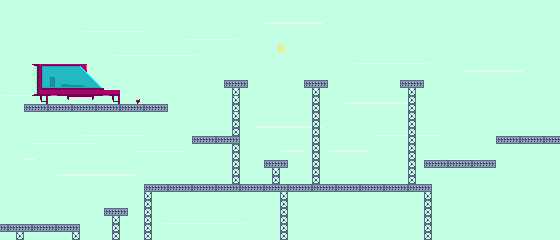

Tiled map render using the project's own tile images. Description and the map definition, with tile-layer contents summarised, below:
An orthogonal 70x30 tile map with 8x8 px tiles, 2 tile layers (background, graphics), 3 tilesets and 20 objects.

<map version="1.2" tiledversion="1.2.4" orientation="orthogonal" renderorder="right-down" width="70" height="30" tilewidth="8" tileheight="8" infinite="0" nextlayerid="26" nextobjectid="106">
 <tileset firstgid="1" name="tileset_lv1" tilewidth="8" tileheight="8" tilecount="256" columns="16">
  <image source="tileset_world1.png" trans="000000" width="128" height="128" />
 </tileset>
 <tileset firstgid="257" name="spaceship" tilewidth="8" tileheight="8" tilecount="110" columns="11">
  <image source="spaceship.png" trans="003039" width="88" height="80" />
  <tile id="55">
   <animation>
    <frame tileid="55" duration="200" />
    <frame tileid="0" duration="200" />
    <frame tileid="1" duration="200" />
   </animation>
  </tile>
  <tile id="66">
   <animation>
    <frame tileid="66" duration="200" />
    <frame tileid="11" duration="200" />
    <frame tileid="12" duration="200" />
   </animation>
  </tile>
  <tile id="77">
   <animation>
    <frame tileid="77" duration="200" />
    <frame tileid="22" duration="200" />
    <frame tileid="23" duration="200" />
   </animation>
  </tile>
  <tile id="88">
   <animation>
    <frame tileid="88" duration="200" />
    <frame tileid="33" duration="200" />
    <frame tileid="34" duration="200" />
   </animation>
  </tile>
 </tileset>
 <tileset firstgid="367" name="accelerator" tilewidth="4" tileheight="5" tilecount="1" columns="1">
  <image source="accelerator.png" trans="003039" width="4" height="5" />
 </tileset>
 <layer id="24" name="background" width="70" height="30">
  <data>[2100 cells, 2100 non-empty, 1 distinct tile ids]</data>
 </layer>
 <layer id="25" name="graphics" width="70" height="30">
  <data>[2100 cells, 2032 non-empty, 72 distinct tile ids]</data>
 </layer>
 <objectgroup id="7" name="ground">
  <object id="15" x="0" y="48" width="8" height="174.5" />
  <object id="63" x="144" y="184" width="287.5" height="8" />
  <object id="76" x="0" y="224" width="80" height="8" />
  <object id="81" x="264" y="160" width="24" height="8" />
  <object id="87" x="192" y="136" width="48" height="8" />
  <object id="92" x="24" y="104" width="144" height="8" />
  <object id="95" x="224" y="80" width="24" height="8" />
  <object id="96" x="304" y="80" width="24" height="8" />
  <object id="97" x="400" y="80" width="24" height="8" />
  <object id="98" x="424" y="160" width="72" height="8" />
  <object id="99" x="496" y="136" width="64" height="8" />
  <object id="100" x="552" y="72" width="8" height="64" />
  <object id="105" x="104" y="208" width="24" height="8" />
 </objectgroup>
 <objectgroup id="8" name="enemies">
  <object id="94" x="384" y="176" width="8" height="8" />
  <object id="102" x="480" y="152" width="8" height="8" />
  <object id="103" x="464" y="152" width="8" height="8" />
  <object id="104" x="440" y="152" width="8" height="8" />
 </objectgroup>
 <objectgroup id="9" name="collectibles" />
 <objectgroup id="10" name="finish">
  <object id="101" x="528" y="96" width="24" height="40" />
 </objectgroup>
 <objectgroup id="6" name="accelerator">
  <object id="93" x="128" y="88" width="16" height="16" />
 </objectgroup>
 <objectgroup id="11" name="movingBlocks">
  <object id="90" x="200" y="128" width="8" height="8" />
 </objectgroup>
</map>
